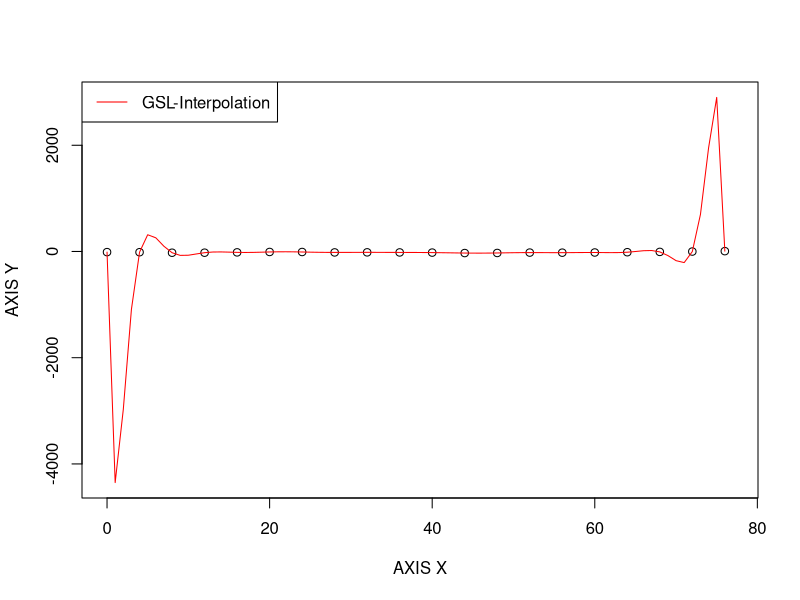
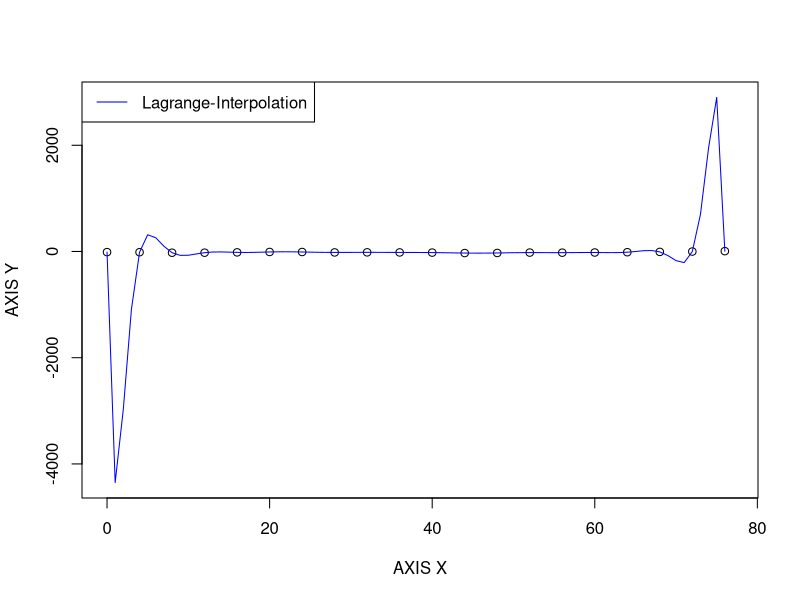
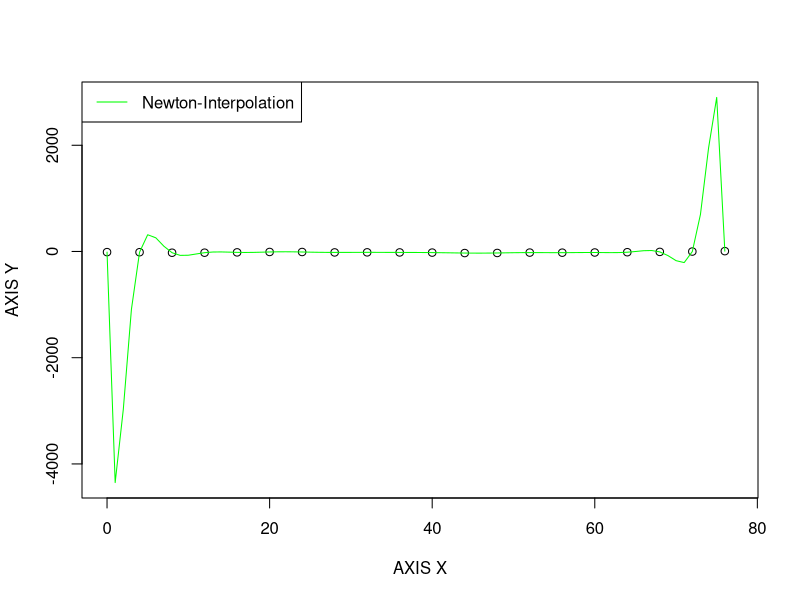
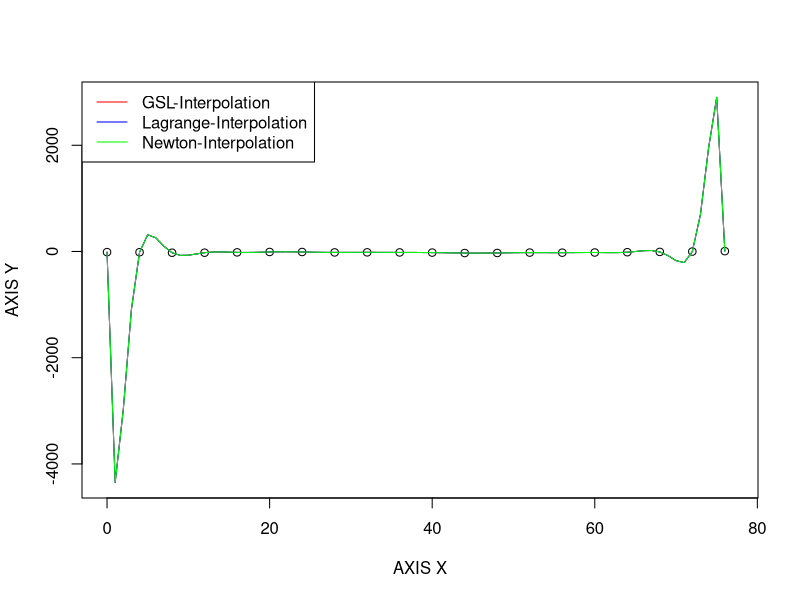
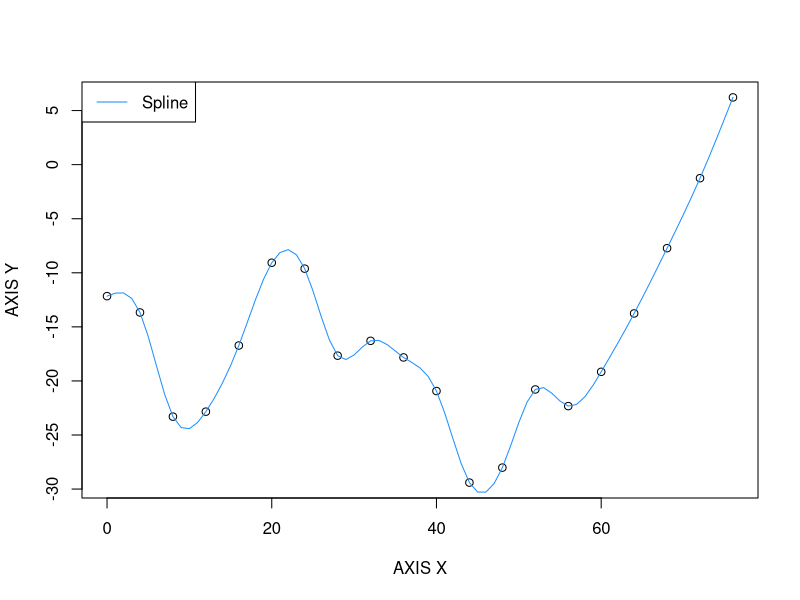
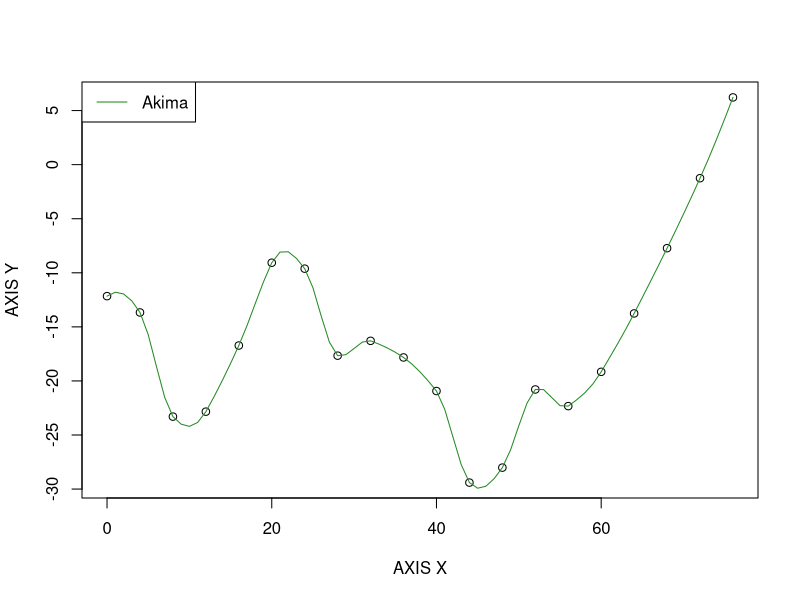
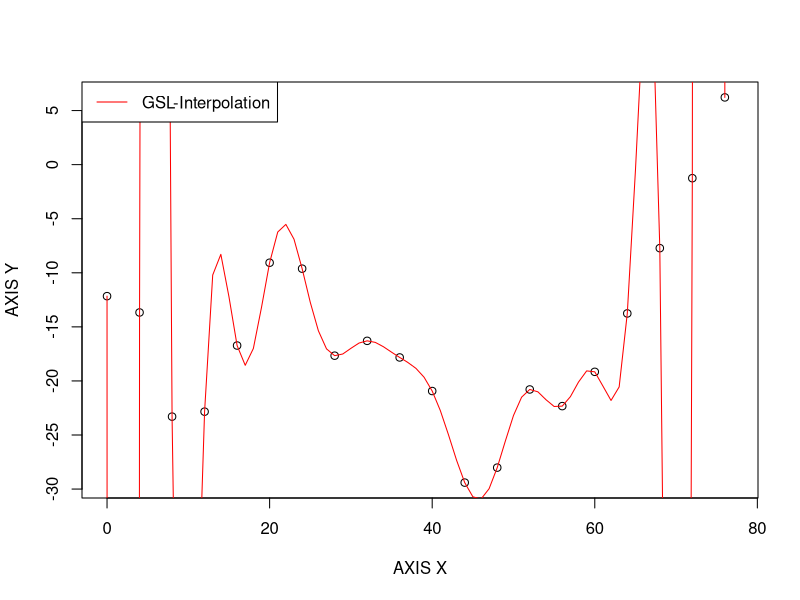
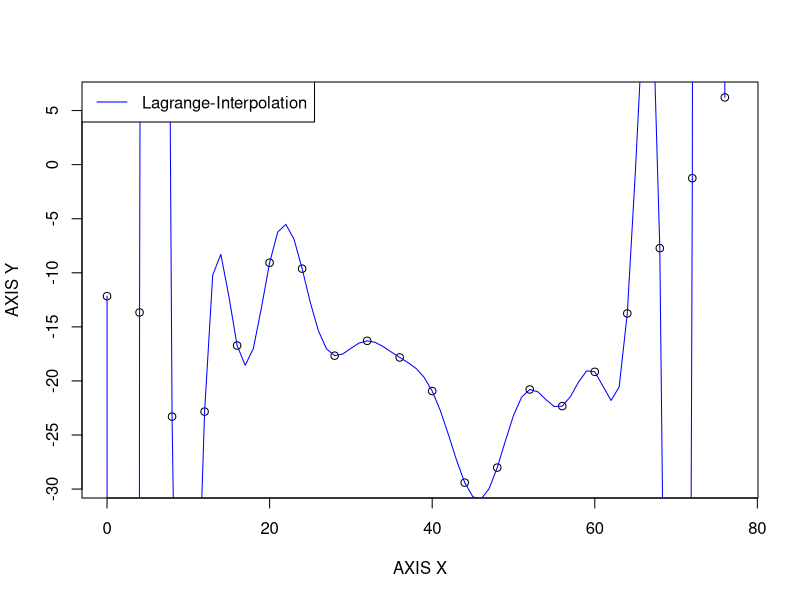

Write the R code that produced these figures, in order.
results = read.csv("result.txt")

avg_results = aggregate( cbind(x,y) ~ x:alg, data=results, FUN=mean)

x_range = range(0,avg_results$x+1)
y_range = range(min(avg_results$y),max(avg_results$y))

pdf(file="charts.pdf", height=8, width=8, bg="white")

plot(avg_results[avg_results$alg=="Gen_points",]$y~avg_results[avg_results$alg=="Gen_points",]$x, ylim = y_range,xlim = x_range,xlab = "AXIS X", ylab = "AXIS Y")
lines(avg_results[avg_results$alg=="GSL",]$y~avg_results[avg_results$alg=="GSL",]$x,col="red")
legend("topleft", c("GSL-Interpolation"),col=c("red"),lty=1)

plot(avg_results[avg_results$alg=="Gen_points",]$y~avg_results[avg_results$alg=="Gen_points",]$x, ylim = y_range,xlim = x_range,xlab = "AXIS X", ylab = "AXIS Y")
lines(avg_results[avg_results$alg=="Lagrange",]$y~avg_results[avg_results$alg=="Lagrange",]$x,col="blue")
legend("topleft", c("Lagrange-Interpolation"),col=c("blue"),lty=1)

plot(avg_results[avg_results$alg=="Gen_points",]$y~avg_results[avg_results$alg=="Gen_points",]$x, ylim = y_range,xlim = x_range,xlab = "AXIS X", ylab = "AXIS Y" )
lines(avg_results[avg_results$alg=="Newton",]$y~avg_results[avg_results$alg=="Newton",]$x,col="green")
legend("topleft", c("Newton-Interpolation"),col=c("green"),lty=1)

plot(avg_results[avg_results$alg=="Gen_points",]$y~avg_results[avg_results$alg=="Gen_points",]$x, ylim = y_range,xlim = x_range,xlab = "AXIS X", ylab = "AXIS Y")
lines(avg_results[avg_results$alg=="GSL",]$y~avg_results[avg_results$alg=="GSL",]$x,col="red")
lines(avg_results[avg_results$alg=="Lagrange",]$y~avg_results[avg_results$alg=="Lagrange",]$x,col="blue")
lines(avg_results[avg_results$alg=="Newton",]$y~avg_results[avg_results$alg=="Newton",]$x,col="green")
legend("topleft", c("GSL-Interpolation","Lagrange-Interpolation","Newton-Interpolation"),col=c("red","blue","green"),lty=1)

plot(avg_results[avg_results$alg=="Gen_points",]$y~avg_results[avg_results$alg=="Gen_points",]$x,xlab = "AXIS X", ylab = "AXIS Y")
lines(avg_results[avg_results$alg=="Spline",]$y~avg_results[avg_results$alg=="Spline",]$x,col="dodgerblue")
legend("topleft", c("Spline"),col=c("dodgerblue"),lty=1)

plot(avg_results[avg_results$alg=="Gen_points",]$y~avg_results[avg_results$alg=="Gen_points",]$x,xlab = "AXIS X", ylab = "AXIS Y")
lines(avg_results[avg_results$alg=="Akima",]$y~avg_results[avg_results$alg=="Akima",]$x,col="forestgreen")
legend("topleft", c("Akima"),col=c("forestgreen"),lty=1)

x_range = range(0,avg_results$x+1)
y_range = range(0,(avg_results[avg_results$alg=="Gen_points",]$y))

plot(avg_results[avg_results$alg=="Gen_points",]$y~avg_results[avg_results$alg=="Gen_points",]$x, ylim = y_range,xlim = x_range,xlab = "AXIS X", ylab = "AXIS Y")
lines(avg_results[avg_results$alg=="GSL",]$y~avg_results[avg_results$alg=="GSL",]$x,col="red")
legend("topleft", c("GSL-Interpolation"),col=c("red"),lty=1)

plot(avg_results[avg_results$alg=="Gen_points",]$y~avg_results[avg_results$alg=="Gen_points",]$x, ylim = y_range,xlim = x_range,xlab = "AXIS X", ylab = "AXIS Y")
lines(avg_results[avg_results$alg=="Lagrange",]$y~avg_results[avg_results$alg=="Lagrange",]$x,col="blue")
legend("topleft", c("Lagrange-Interpolation"),col=c("blue"),lty=1)

plot(avg_results[avg_results$alg=="Gen_points",]$y~avg_results[avg_results$alg=="Gen_points",]$x, ylim = y_range,xlim = x_range,xlab = "AXIS X", ylab = "AXIS Y" )
lines(avg_results[avg_results$alg=="Newton",]$y~avg_results[avg_results$alg=="Newton",]$x,col="green")
legend("topleft", c("Newton-Interpolation"),col=c("green"),lty=1)




dev.off()
